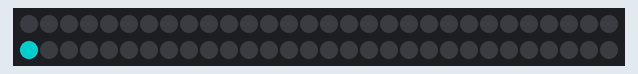
Bench run of a sketch on a simulated Arduino Uno, built with avr-gcc and run on an emulated ATmega328P. On the bench: 60 RGB LEDs in strip order, left to right, continuing on the next row. Dim RGB values are drawn brighter than linear.

Above: at 1.15 s.
At 5.06 s:
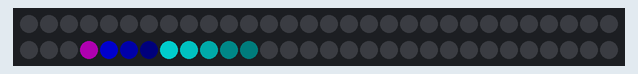
At 11.98 s:
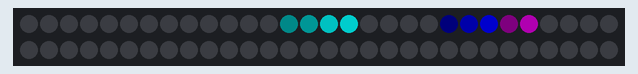
At 20.4 s:
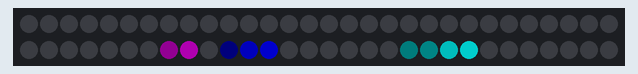
At 31.22 s:
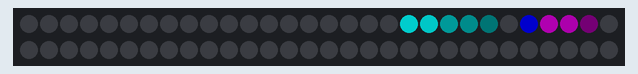
At 39.34 s:
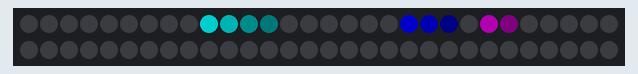

The sketch:

dot_beat.ino
```cpp
/* dots
 *
 * By: John Burroughs
 *
 * Modified by: Andrew Tuline
 *
 * Date: July, 2015
 *
 * Similar to dots by John Burroughs, but uses the FastLED beatsin8() function instead.
 *
 */

#include "FastLED.h"                                          // FastLED library.

#if FASTLED_VERSION < 3001000
#error "Requires FastLED 3.1 or later; check github for latest code."
#endif

// Fixed definitions cannot change on the fly.
#define LED_DT 12                                             // Serial data pin
#define LED_CK 11                                             // Serial clock pin for APA102 or WS2801
#define COLOR_ORDER BGR                                       // It's GRB for WS2812B
#define LED_TYPE APA102                                       // What kind of strip are you using (APA102, WS2801 or WS@2812B
#define NUM_LEDS 60                                           // Number of LED's

// Initialize changeable global variables.
uint8_t max_bright = 128;                                     // Overall brightness definition. It can be changed on the fly.

struct CRGB leds[NUM_LEDS];                                   // Initialize our LED array.

// Define variables used by the sequences.
int   thisdelay =   10;                                       // A delay value for the sequence(s)
uint8_t   count =   0;                                        // Count up to 255 and then reverts to 0
uint8_t fadeval = 224;                                        // Trail behind the LED's. Lower => faster fade.

uint8_t bpm = 30;


void setup() {
  delay(1000);                                                // Power-up safety delay or something like that.
  Serial.begin(57600);

//  LEDS.addLeds<LED_TYPE, LED_DT, COLOR_ORDER>(leds, NUM_LEDS);       // Use this for WS2812B
  LEDS.addLeds<LED_TYPE, LED_DT, LED_CK, COLOR_ORDER>(leds, NUM_LEDS); // Use this for APA102 or WS2801

  FastLED.setBrightness(max_bright);
  set_max_power_in_volts_and_milliamps(5, 500);

} // setup()


void loop () {

  dot_beat();
  FastLED.show();

} // loop()


void dot_beat() {

  uint8_t inner = beatsin8(bpm, NUM_LEDS/4, NUM_LEDS/4*3);    // Move 1/4 to 3/4
  uint8_t outer = beatsin8(bpm, 0, NUM_LEDS-1);               // Move entire length
  uint8_t middle = beatsin8(bpm, NUM_LEDS/3, NUM_LEDS/3*2);   // Move 1/3 to 2/3

  leds[middle] = CRGB::Purple;
  leds[inner] = CRGB::Blue;
  leds[outer] = CRGB::Aqua;

  nscale8(leds,NUM_LEDS,fadeval);                             // Fade the entire array. Or for just a few LED's, use  nscale8(&leds[2], 5, fadeval);

} // dot_beat()
```
